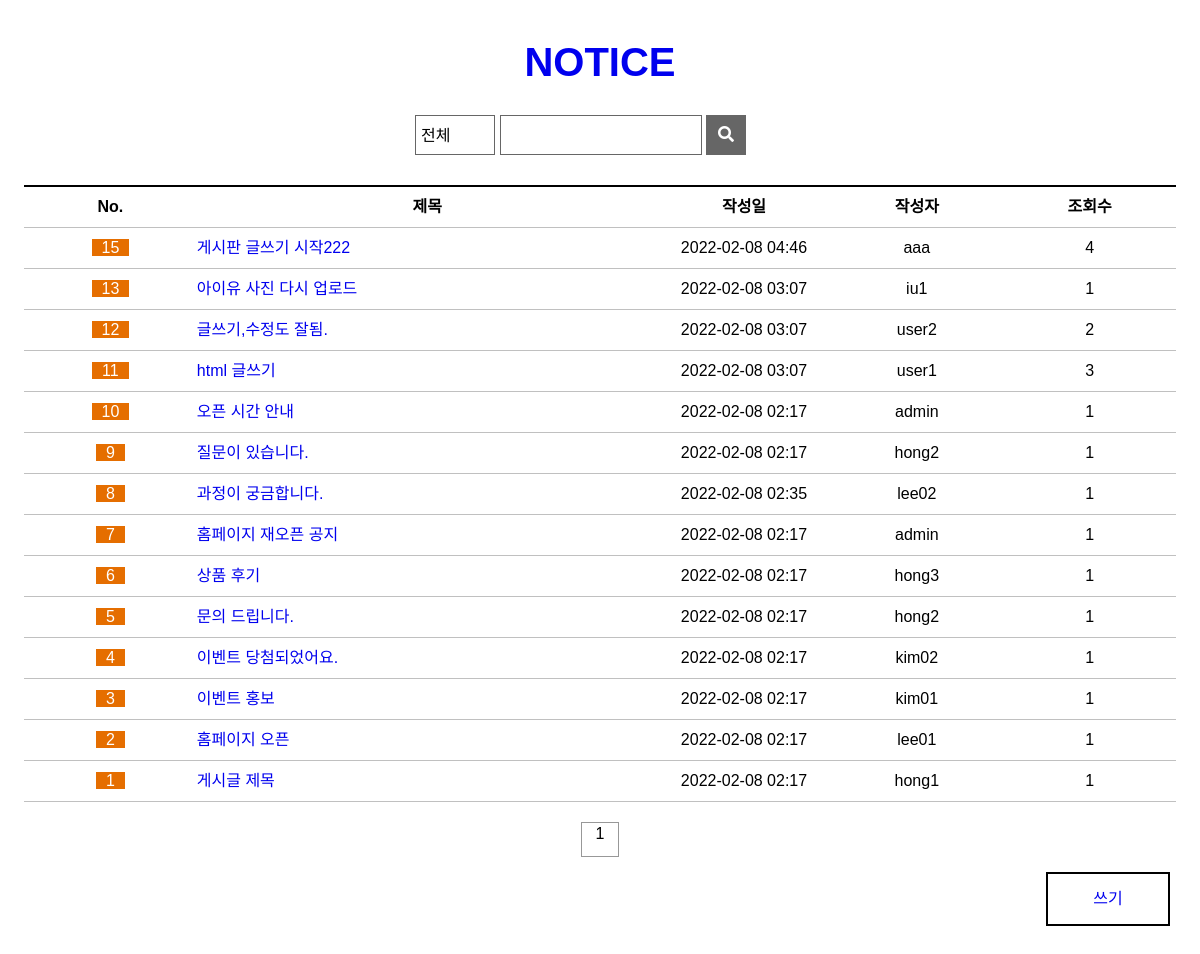
Page /board/blist/ on the earlier database version.
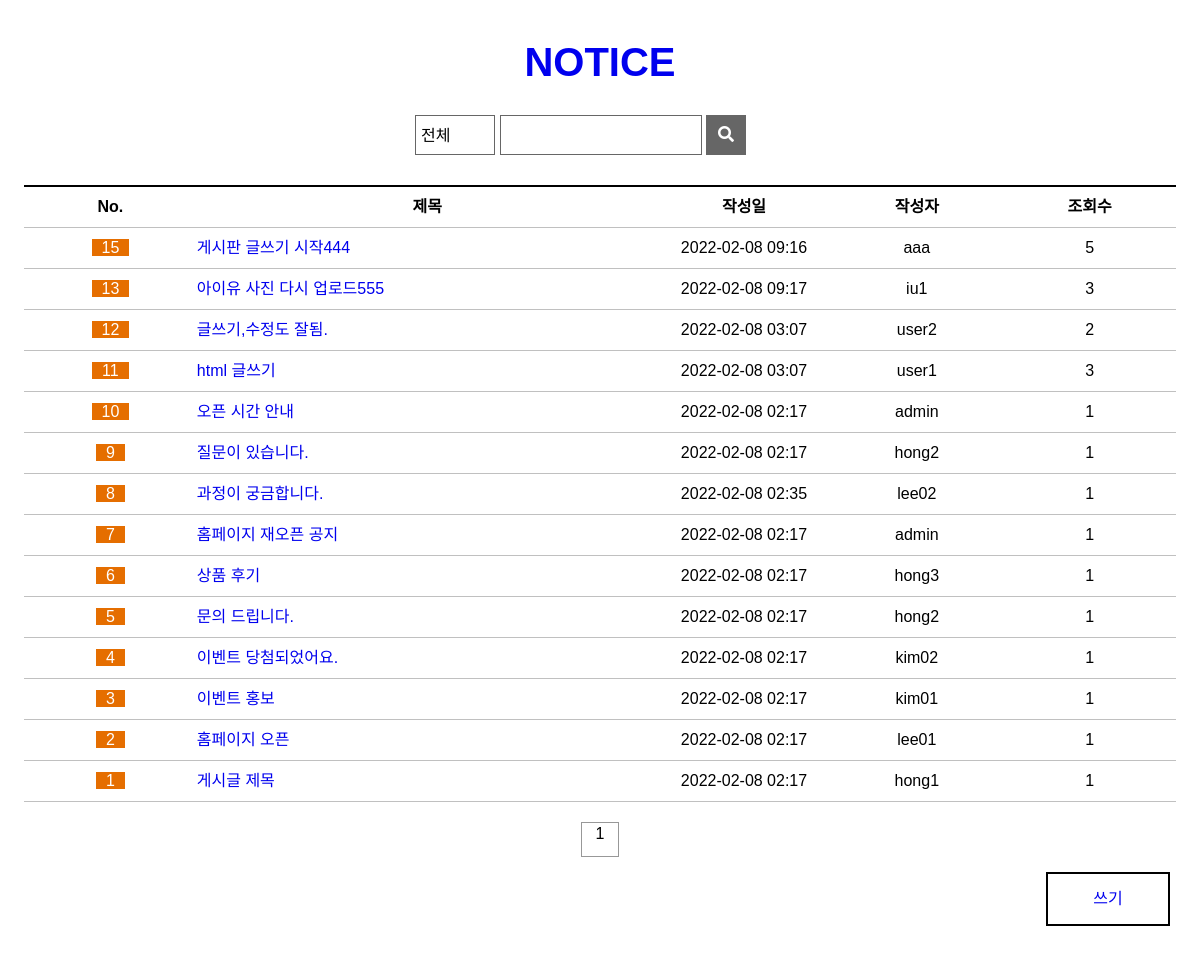
Same page on the later database version.
### board/models.py (models this page shows, shortened)
class Freeboard(models.Model):
    b_no = models.AutoField(primary_key=True)
    b_id = models.CharField(max_length=100)
    b_title = models.CharField(max_length=1000)
    b_content = models.TextField()
    b_date = models.DateTimeField(default=datetime.now(),blank=True)
    b_hit = models.IntegerField(default=1)

### board/views.py (the view)
# urls.py: path('blist/',views.blist,name='blist'),
def blist(request):
    qs = Freeboard.objects.all().order_by('-b_no')
    context = {'blist':qs }
    return render(request,'blist.html',context)

### board/templates/blist.html (shortened to what this page needs)
{% load static %}
<!DOCTYPE html>
<html>
<head>
  <link rel="stylesheet" href="https://cdnjs.cloudflare.com/ajax/libs/font-awesome/5.12.1/css/all.min.css">
  <link rel="stylesheet" href="{% static 'css/style.css' %}">
  <link rel="stylesheet" href="{% static 'css/notice_list.css' %}">
</head>
<body>
<section>
    <a href="{% url 'index' %}"><h1>NOTICE</h1></a>
    <div class="wrapper">
      <form action="/search" name="search" method="post">
        <select name="category" id="category">
          <option value="0">전체</option>
        </select>
        <div class="title">
          <input type="text" size="16">
        </div>
        <button type="submit"><i class="fas fa-search"></i></button>
      </form>
    </div>
    <table>
      <colgroup>
        <col width="15%">
        <col width="40%">
        <col width="15%">
        <col width="15%">
        <col width="15%">
      </colgroup>
      <tr>
        <th>No.</th>
        <th>제목</th>
        <th>작성일</th>
        <th>작성자</th>
        <th>조회수</th>
      </tr>
      <tbody id="tbody">
        {% if blist %}
          {% for board in blist %}
          <tr>
            <td><span class='table-notice'>{{board.b_no}}</span></td>
            <td class='table-title' id='pInput'>
              <a href="{% url 'board:bview' board.b_no  %}">{{board.b_title}}</a>
            </td>
            <td>{{board.b_date|date:'Y-m-d H:i'}}</td>
            <td>{{board.b_id}}</td>
            <td>{{board.b_hit}}</td>
          </tr>
          {% endfor %}
        {% else %}
          <tr>
            <td colspans='5'>데이터 없음</td>
          </tr>
        {% endif %}
      </tbody>
    </table>
    <ul class="page-num">
      <li class="first"></li>
      <li class="prev"></li>
      <li class="num"><div>1</div></li>
      <li class="next"></li>
      <li class="last"></li>
    </ul>
    <a href="{% url 'board:bwrite' %}"><div class="write">쓰기</div></a>
  </section>
</body>
</html>

Differences in the rows shown:
changed Freeboard "aaa": b_title "게시판 글쓰기 시작222" → "게시판 글쓰기 시작444"; b_date "2022-02-08 04:46" → "2022-02-08 09:16"; b_hit "4" → "5"
changed Freeboard "iu1": b_title "아이유 사진 다시 업로드" → "아이유 사진 다시 업로드555"; b_date "2022-02-08 03:07" → "2022-02-08 09:17"; b_hit "1" → "3"
